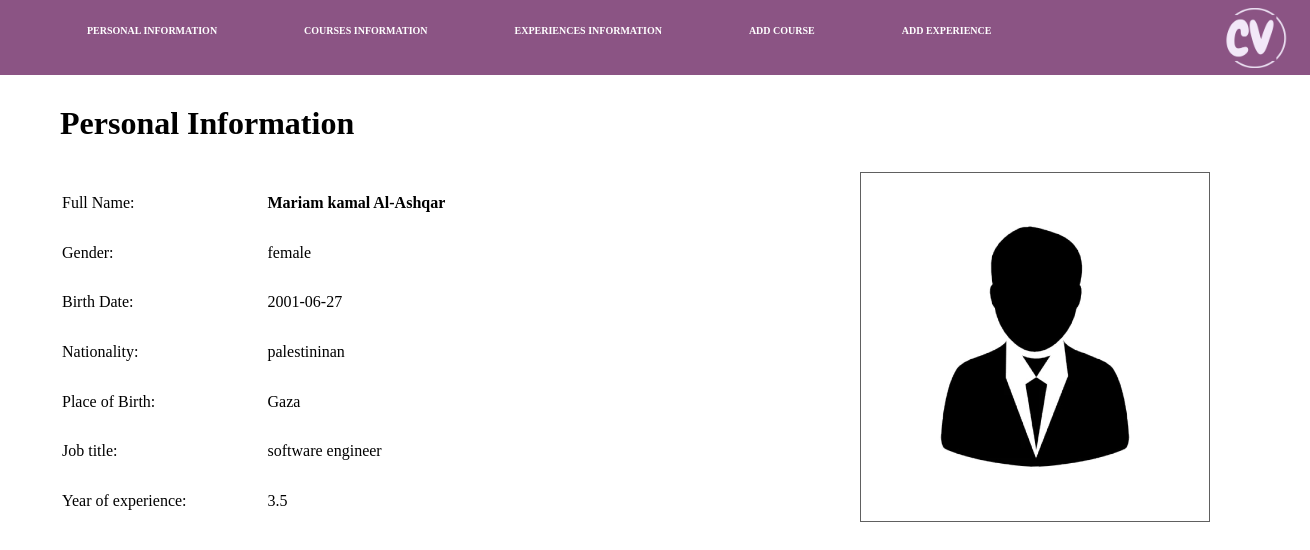
The app's page /home.php with its own data.
### tables this page shows
CREATE TABLE `user` (
  `id` int(4) NOT NULL,
  `full_name` varchar(255) NOT NULL,
  `gender` varchar(6) NOT NULL,
  `birth_date` date NOT NULL,
  `place_of_birth` varchar(255) DEFAULT NULL,
  `nationality` varchar(255) NOT NULL,
  `future_job` varchar(255) NOT NULL,
  `years_experience` varchar(3) NOT NULL,
  `image` varchar(255) NOT NULL
);

### home.php (the view, shortened to what this page needs)
<?php
$servername = "localhost";
$username = "root";
$password = "";
$dbname = "cvwebsite";
$conn = new mysqli($servername, $username, $password, $dbname);
$sql = "SELECT * FROM user";
$result = $conn->query($sql);
?>
<!DOCTYPE html>
<html lang="en">
<head>
    <link rel="stylesheet" href="css/MyStyle.css">
</head>
<body>
    <nav>
        <ul>
         <li> <a href="home.php" class="pi"> Personal Information</a></li>
         <li> <a href="viewcourses.php">Courses Information</a></li>
         <li> <a href="viewexperience.php">Experiences Information</a></li>
         <li> <a href="addcourse.php">Add Course</a></li>
         <li> <a href="addexperience.php">Add Experience</a></li>
        </ul>
        <img src="img/uni.png" class="uni">
    </nav>
    <div class="head1">
        <h1>Personal Information</h1>
    </div>
    <?php if ($result->num_rows > 0) {
  while($row = $result->fetch_assoc()) {
      ?>
    <div class="div1">
        <div><table>
            <tr><td>Full Name: </td><td><b><?= $row["full_name"] ?></b></td></tr>
            <tr><td>Gender: </td> <td><?= $row["gender"] ?></td></tr>
            <tr><td>Birth Date: </td> <td><?= $row["birth_date"] ?></td></tr>
            <tr><td>Nationality:</td> <td><?= $row["nationality"] ?></td></tr>
            <tr><td>Place of Birth:</td> <td><?= $row["place_of_birth"] ?></td></tr>
            <tr><td>Job title: </td> <td> <?= $row["future_job"] ?></td></tr>
            <tr><td>Year of experience: </td> <td> <?= $row["years_experience"] ?></td></tr>
        </table>
    </div>
    <div>
        <img src=" <?= $row["image"] ?>"class="imgp">
    </div>
    <?php } } ?>
</div>
</body>
</html>

### css/MyStyle.css (style rules this page uses)
* { box-sizing: border-box; margin: 0; padding: 0; }
nav { background-color: #8b5484; height: 75px; }
nav ul { display: flex; float: left; }
nav ul li { list-style: none; margin-left: 77px; margin-top: 20px; }
nav ul li a { color: #ffffff; text-decoration: none; text-transform: uppercase; margin-left: 10px; font-family: "Comic Sans MS", "Comic Sans", cursive; font-size: 10px; font-weight: bold; }
.uni { width: 100px; height: 60px; margin-left: 1200px; margin-top: -30px; }
.head1 { margin-top: 30px; margin-left: 60px; font-family: "changa"; font-weight: bold; }
table { margin-left: 60px; margin-top: 35px; height: 350px; width: 500px; }
.div1 { float: left; display: flex; }
.imgp { margin-top: 30px; margin-left: 300px; width:350px; height: 350px; border: solid 1px #606060; }

### records on screen
user: full_name "Mariam kamal Al-Ashqar", gender "female", birth_date "2001-06-27", nationality "palestininan", place_of_birth "Gaza", future_job "software engineer", years_experience "3.5", image (picture)
